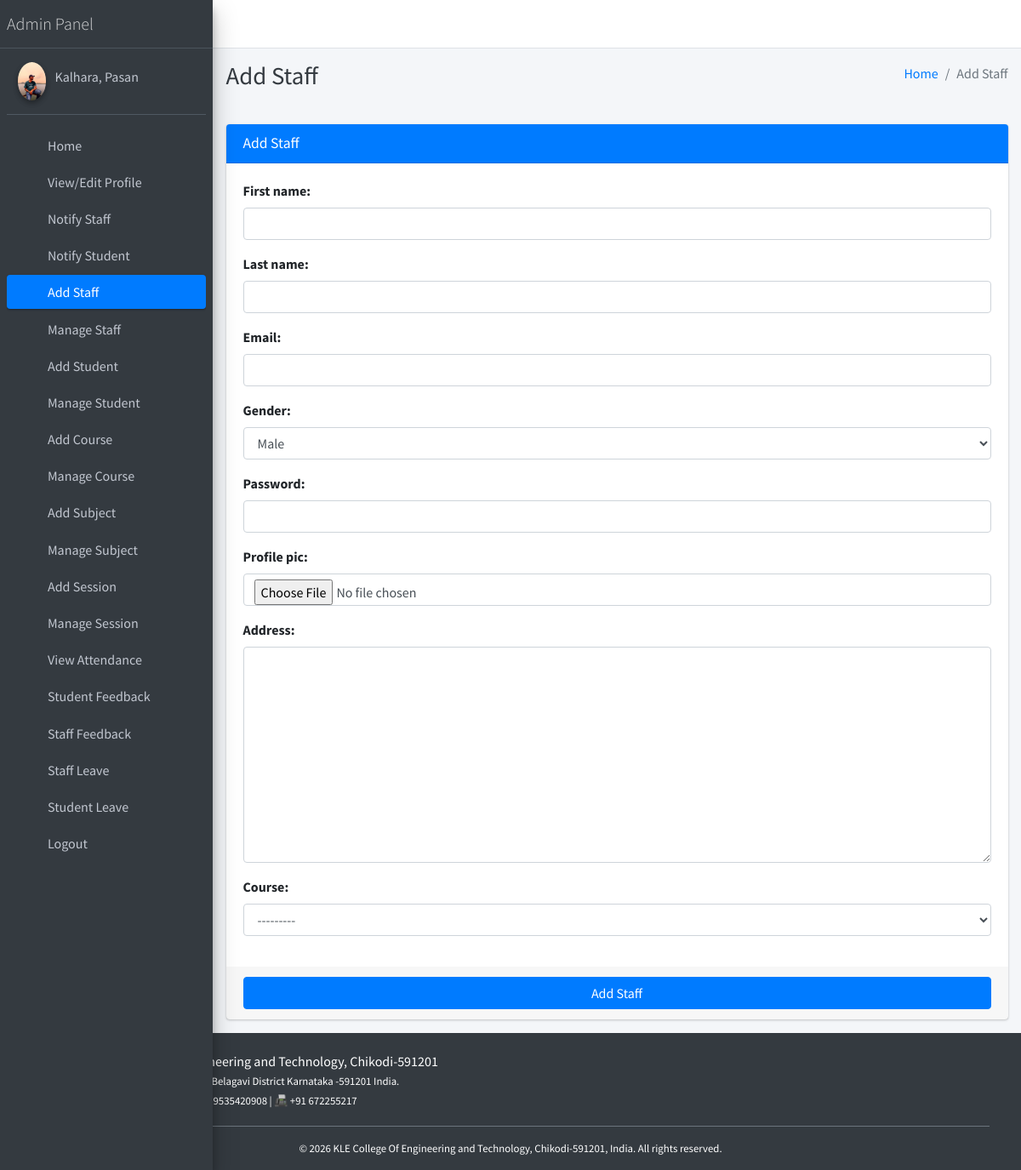
The app's page /staff/add (signed in) with its own data.
### main_app/models.py (models this page shows)
class CustomUser(AbstractUser):
    USER_TYPE = ((1, "HOD"), (2, "Staff"), (3, "Student"))
    GENDER = [("M", "Male"), ("F", "Female")]
    username = None  # Removed username, using email instead
    email = models.EmailField(unique=True)
    user_type = models.CharField(default=1, choices=USER_TYPE, max_length=1)
    gender = models.CharField(max_length=1, choices=GENDER)
    profile_pic = models.ImageField()
    address = models.TextField()
    fcm_token = models.TextField(default="")  # For firebase notifications
    created_at = models.DateTimeField(auto_now_add=True)
    updated_at = models.DateTimeField(auto_now=True)
    USERNAME_FIELD = "email"
    REQUIRED_FIELDS = []
    objects = CustomUserManager()
    def __str__(self):
        return self.last_name + ", " + self.first_name

### main_app/hod_views.py (the view, shortened to what this page needs)
# urls.py: path("staff/add", hod_views.add_staff, name='add_staff'),
def add_staff(request):
    form = StaffForm(request.POST or None, request.FILES or None)
    context = {'form': form, 'page_title': 'Add Staff'}
    return render(request, 'hod_template/add_staff_template.html', context)

### main_app/forms.py
class StaffForm(CustomUserForm):
    def __init__(self, *args, **kwargs):
        super(StaffForm, self).__init__(*args, **kwargs)
    class Meta(CustomUserForm.Meta):
        model = Staff
        fields = CustomUserForm.Meta.fields + \
            ['course' ]

### main_app/models.py (called while the page is built)
    def __str__(self):
        return self.name

### main_app/templates/hod_template/add_staff_template.html (shortened to what this page needs)
{% extends 'main_app/base.html' %}
{% load static %}
{% block page_title %}{{page_title}}{% endblock page_title %}
{% block content %}
<section class="content">
    <div class="container-fluid">
        <div class="row">
            <div class="col-md-12">
                <div class="card card-primary">
                    <div class="card-header">
                        <h3 class="card-title">{{page_title}}</h3>
                    </div>
                    {% include "main_app/form_template.html" with messages=messages  form=form button_text="Add Staff"%}
                </div>
            </div>
        </div>
    </div>
</section>
{% endblock content %}

### main_app/templates/main_app/sidebar_template.html (shortened to what this page needs)
{% load static %}
<aside class="main-sidebar sidebar-dark-primary elevation-4">
{% if request.user.user_type == '1' %}
    <a href="{% url 'admin_home' %}" class="brand-link">
        <span class="brand-text font-weight-light">Admin Panel</span>
    </a>
    <div class="sidebar">
        <div class="user-panel mt-3 pb-3 mb-3 d-flex">
            <div class="image">
                <img src="{{ request.user.profile_pic }}" class="img-circle elevation-2" alt="User Image">
            </div>
            <div class="info">
                <a href="#" class="d-block">{{ user }}</a>
            </div>
        </div>
        <nav class="mt-2">
            <ul class="nav nav-pills nav-sidebar flex-column" role="menu">
                <li class="nav-item">
                    {% url 'admin_home' as admin_home %}
                    <a href="{{ admin_home }}" class="nav-link {% if admin_home == request.path %} active {% endif %}">
                        <i class="nav-icon fas fa-tachometer-alt"></i>
                        <p>Home</p>
                    </a>
                </li>
                <li class="nav-item">
                    {% url 'admin_view_profile' as admin_view_profile %}
                    <a href="{{ admin_view_profile }}" class="nav-link {% if admin_view_profile == request.path %} active {% endif %}">
                        <i class="nav-icon fas fa-user-cog"></i>
                        <p>View/Edit Profile</p>
                    </a>
                </li>
                <li class="nav-item">
                    {% url 'admin_notify_staff' as admin_notify_staff %}
                    <a href="{{ admin_notify_staff }}" class="nav-link {% if admin_notify_staff == request.path %} active {% endif %}">
                        <i class="nav-icon fas fa-bullhorn"></i>
                        <p>Notify Staff</p>
                    </a>
                </li>
                <li class="nav-item">
                    {% url 'admin_notify_student' as admin_notify_student %}
                    <a href="{{ admin_notify_student }}" class="nav-link {% if admin_notify_student == request.path %} active {% endif %}">
                        <i class="nav-icon fas fa-bullhorn"></i>
                        <p>Notify Student</p>
                    </a>
                </li>
                <li class="nav-item">
                    {% url 'add_staff' as add_staff %}
                    <a href="{{ add_staff }}" class="nav-link {% if add_staff == request.path %} active {% endif %}">
                        <i class="nav-icon fas fa-user-plus"></i>
                        <p>Add Staff</p>
                    </a>
                </li>
                <li class="nav-item">
                    {% url 'manage_staff' as manage_staff %}
                    {% url 'edit_staff' staff_id as edit_staff %}
                    <a href="{{ manage_staff }}" class="nav-link {% if manage_staff == request.path or request.path == edit_staff %} active {% endif %}">
                        <i class="nav-icon fas fa-users"></i>
                        <p>Manage Staff</p>
                    </a>
                </li>
                <li class="nav-item">
                    {% url 'add_student' as add_student %}
                    <a href="{{ add_student }}" class="nav-link {% if add_student == request.path %} active {% endif %}">
                        <i class="nav-icon fas fa-user-graduate"></i>
                        <p>Add Student</p>
                    </a>
                </li>
                <li class="nav-item">
                    {% url 'manage_student' as manage_student %}
                    {% url 'edit_student' student_id as edit_student %}
                    <a href="{{ manage_student }}" class="nav-link {% if edit_student == request.path or manage_student == request.path %} active {% endif %}">
                        <i class="nav-icon fas fa-users"></i>
                        <p>Manage Student</p>
                    </a>
                </li>
                <li class="nav-item">
                    {% url 'add_course' as add_course %}
                    <a href="{{ add_course }}" class="nav-link {% if add_course == request.path %} active {% endif %}">
                        <i class="nav-icon fas fa-book"></i>
                        <p>Add Course</p>
                    </a>
                </li>
                <li class="nav-item">
                    {% url 'manage_course' as manage_course %}
                    {% url 'edit_course' course_id as edit_course %}
                    <a href="{{ manage_course }}" class="nav-link {% if edit_course == request.path or manage_course == request.path %} active {% endif %}">
                        <i class="nav-icon fas fa-book-open"></i>
                        <p>Manage Course</p>
                    </a>
                </li>
                <li class="nav-item">
                    {% url 'add_subject' as add_subject %}
                    <a href="{{ add_subject }}" class="nav-link {% if add_subject == request.path %} active {% endif %}">
                        <i class="nav-icon fas fa-chalkboard-teacher"></i>
                        <p>Add Subject</p>
                    </a>
                </li>
                <li class="nav-item">
                    {% url 'manage_subject' as manage_subject %}
                    {% url 'edit_subject' subject_id as edit_subject %}
                    <a href="{{ manage_subject }}" class="nav-link {% if edit_subject == request.path or manage_subject == request.path %} active {% endif %}">
                        <i class="nav-icon fas fa-book-reader"></i>
                        <p>Manage Subject</p>
                    </a>
                </li>
                <li class="nav-item">
                    {% url 'add_session' as add_session %}
                    <a href="{{ add_session }}" class="nav-link {% if add_session == request.path %} active {% endif %}">
                        <i class="nav-icon fas fa-calendar-plus"></i>
                        <p>Add Session</p>
                    </a>
                </li>
                <li class="nav-item">
                    {% url 'manage_session' as manage_session %}
                    {% url 'edit_session' session_id as edit_session %}
                    <a href="{{ manage_session }}" class="nav-link {% if edit_session == request.path or manage_session == request.path %} active {% endif %}">
                        <i class="nav-icon fas fa-calendar-alt"></i>
                        <p>Manage Session</p>
                    </a>
                </li>
                <li class="nav-item">
                    {% url 'admin_view_attendance' as admin_view_attendance %}
                    <a href="{{ admin_view_attendance }}" class="nav-link {% if admin_view_attendance == request.path %} active {% endif %}">
                        <i class="nav-icon fas fa-clipboard-list"></i>
                        <p>View Attendance</p>
                    </a>
                </li>
                <li class="nav-item">
                    {% url 'student_feedback_message' as student_feedback_message %}
                    <a href="{{ student_feedback_message }}" class="nav-link {% if student_feedback_message == request.path %} active {% endif %}">
                        <i class="nav-icon fas fa-comment-dots"></i>
                        <p>Student Feedback</p>
                    </a>
                </li>
                <li class="nav-item">
                    {% url 'staff_feedback_message' as staff_feedback_message %}
                    <a href="{{ staff_feedback_message }}" class="nav-link {% if staff_feedback_message == request.path %} active {% endif %}">
                        <i class="nav-icon fas fa-comments"></i>
                        <p>Staff Feedback</p>
                    </a>
                </li>
                <li class="nav-item">
                    {% url 'view_staff_leave' as view_staff_leave %}
                    <a href="{{ view_staff_leave }}" class="nav-link {% if view_staff_leave == request.path %} active {% endif %}">
                        <i class="nav-icon fas fa-user-clock"></i>
                        <p>Staff Leave</p>
                    </a>
                </li>
                <li class="nav-item">
                    {% url 'view_student_leave' as view_student_leave %}
                    <a href="{{ view_student_leave }}" class="nav-link {% if view_student_leave == request.path %} active {% endif %}">
                        <i class="nav-icon fas fa-user-clock"></i>
                        <p>Student Leave</p>
                    </a>
                </li>
{% endif %}
<li class="nav-item">
    <a href="{% url 'user_logout' %}" onclick="return confirm('Your session would be terminated.\n\nProceed?')" class="nav-link">
        <i class="nav-icon fas fa-sign-out-alt"></i>
        <p>Logout</p>
    </a>
</li>
</ul>
</nav>
</div>
</aside>

### records on screen
CustomUser: user.profile_pic (picture), last_name+first_name "Kalhara, Pasan"

### other values on screen
{{ page_title }} "Add Staff"
{{ field.label_tag }} "First name:" "Last name:" "Email:" "Gender:" "Password:" "Profile pic:" "Address:" "Course:"
{{ button_text }} "Add Staff"
